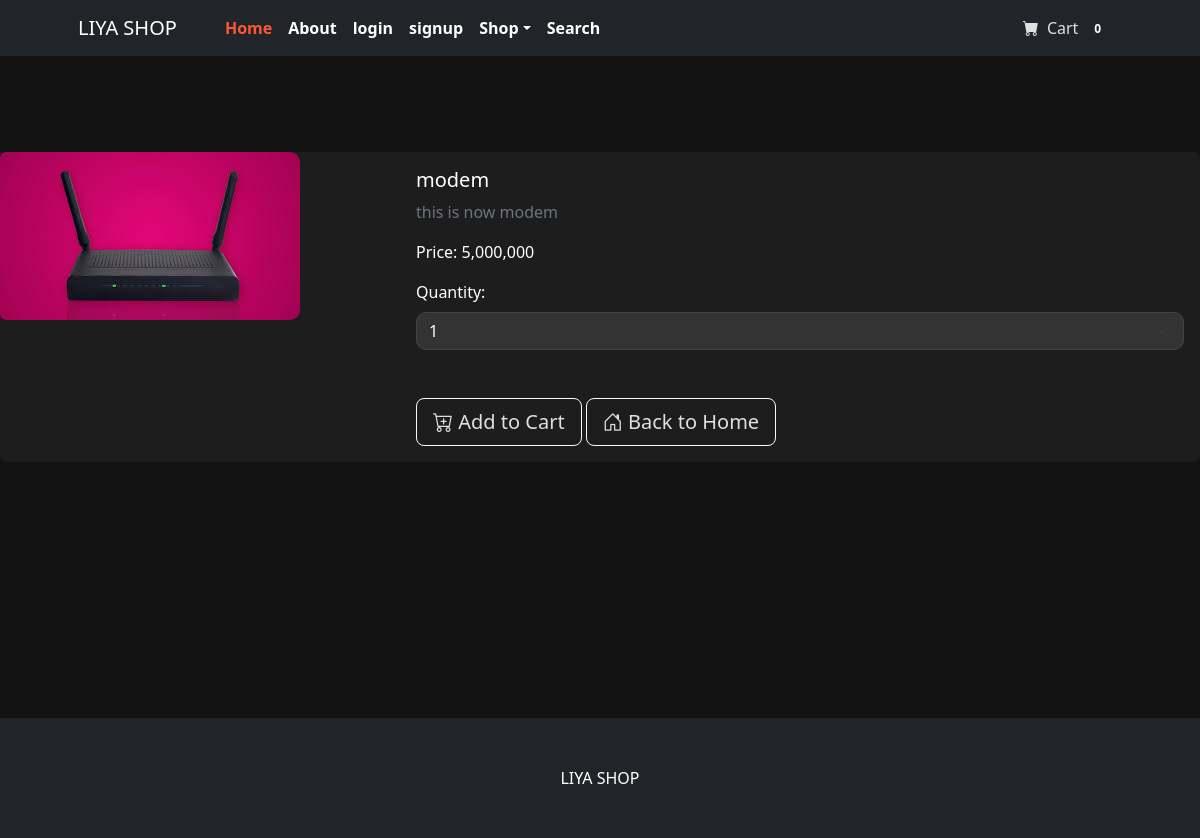
The app's page /product/4 with its own data.
### shop/models.py (models this page shows, shortened)
class Product(models.Model):
    name = models.CharField(max_length=50)
    description = models.CharField(max_length=500,default='',blank=True,null=True)
    price = models.DecimalField(default=0,max_digits=12,decimal_places=0)
    category = models.ForeignKey(Category,on_delete=models.CASCADE,default=1)
    picture = models.ImageField(upload_to='upload/product/')
    star = models.IntegerField(default=0,validators=[MinValueValidator(0),MaxValueValidator(5)])
    is_sale = models.BooleanField(default=False)
    sale_price = models.DecimalField(default=0,max_digits=12,decimal_places=0)

### shop/views.py (the view)
# urls.py: path('product/<int:pk>',views.product, name='product'),
def product(request,pk):
    product = Product.objects.get(pk=pk)
    return render(request, 'product.html', {'product': product})

### cart/cart.py (called while the page is built)
    def __len__(self):
        return len(self.cart)

### cart/context_processors.py (called while the page is built)
def cart(request):
    return {'cart': Cart(request)}

### shop/templates/product.html (shortened to what this page needs)
{% extends "base.html" %}
{% load humanize %}
{% block content %}
<br><br><br><br>
<div class="card mb-3 animate__animated animate__fadeIn">
  <div class="row g-0">
    <div class="col-md-4">
      <img src="{{ product.picture.url }}" class="img-fluid rounded-start image-hover" alt="..." style="border-radius: 10px;">
    </div>
    <div class="col-md-8">
      <div class="card-body">
        <h5 class="card-title text-white">{{ product.name }}</h5>
        <p class="card-text text-muted">{{ product.description }}</p>
        {% if product.is_sale %}
          <p class="card-text text-danger">Price: <strike>{{ product.price|intcomma }}</strike> - {{ product.sale_price|intcomma }}</p>
        {% else %}
          <p class="card-text text-white">Price: {{ product.price|intcomma }}</p>
        {% endif %}
        <label for="cart-qty" class="form-label text-white">Quantity:</label>
        <select class="form-select" id="cart-qty" style="border-radius: 10px; background-color: #333; color: white; border: 1px solid #444;">
          <option value="1">1</option>
        </select>
        <br><br>
        <button class="btn btn-outline-light btn-lg button-hover" type="button" id="add-cart" data-product-id="{{ product.id }}">
          <i class="bi bi-cart-plus"></i> Add to Cart
        </button>
        <a href="{% url 'home' %}" class="btn btn-outline-light btn-lg button-hover">
          <i class="bi bi-house-door"></i> Back to Home
        </a>
      </div>
    </div>
  </div>
</div>
<br><br><br><br><br><br><br><br><br><br>
{% endblock %}

### shop/templates/product.html (style rules this page uses)
.image-hover { transition: transform 0.3s ease-in-out; }
.button-hover { transition: transform 0.2s ease, background-color 0.2s ease; }
body { background-color: #121212; color: #e0e0e0; }
.card { background-color: #1d1d1d; border: none; }
.card-title, .card-text, .form-select, .btn { color: #e0e0e0; }

### records on screen
Product: picture (picture), name "modem", description "this is now modem", price "5,000,000"

### other values on screen
{{ cart|length }} "0"
